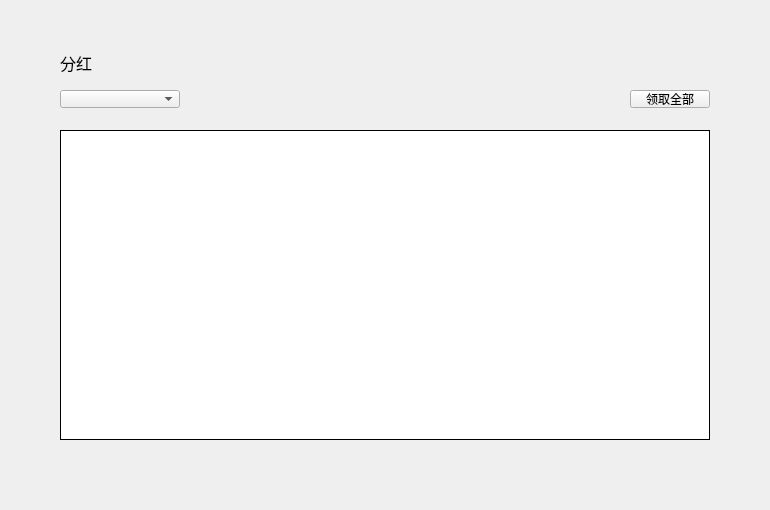
<?xml version="1.0" encoding="UTF-8"?>
<ui version="4.0">
 <class>BonusPage</class>
 <widget class="QWidget" name="BonusPage">
  <property name="geometry">
   <rect>
    <x>0</x>
    <y>0</y>
    <width>770</width>
    <height>510</height>
   </rect>
  </property>
  <property name="windowTitle">
   <string>Form</string>
  </property>
  <widget class="QComboBox" name="accountComboBox">
   <property name="geometry">
    <rect>
     <x>60</x>
     <y>90</y>
     <width>120</width>
     <height>18</height>
    </rect>
   </property>
   <property name="font">
    <font>
     <family>微软雅黑</family>
     <weight>50</weight>
     <bold>false</bold>
    </font>
   </property>
   <property name="focusPolicy">
    <enum>Qt::NoFocus</enum>
   </property>
   <property name="styleSheet">
    <string notr="true"/>
   </property>
  </widget>
  <widget class="QLabel" name="title_label">
   <property name="geometry">
    <rect>
     <x>60</x>
     <y>50</y>
     <width>120</width>
     <height>26</height>
    </rect>
   </property>
   <property name="font">
    <font>
     <family>微软雅黑</family>
     <pointsize>12</pointsize>
     <weight>50</weight>
     <italic>false</italic>
     <bold>false</bold>
    </font>
   </property>
   <property name="styleSheet">
    <string notr="true"/>
   </property>
   <property name="text">
    <string>分红</string>
   </property>
  </widget>
  <widget class="QTableWidget" name="bonusTableWidget">
   <property name="geometry">
    <rect>
     <x>60</x>
     <y>130</y>
     <width>650</width>
     <height>310</height>
    </rect>
   </property>
   <property name="cursor" stdset="0">
    <cursorShape>PointingHandCursor</cursorShape>
   </property>
   <property name="layoutDirection">
    <enum>Qt::LeftToRight</enum>
   </property>
   <property name="styleSheet">
    <string notr="true"/>
   </property>
   <property name="frameShape">
    <enum>QFrame::Box</enum>
   </property>
   <property name="frameShadow">
    <enum>QFrame::Plain</enum>
   </property>
   <property name="verticalScrollBarPolicy">
    <enum>Qt::ScrollBarAsNeeded</enum>
   </property>
   <property name="horizontalScrollBarPolicy">
    <enum>Qt::ScrollBarAlwaysOff</enum>
   </property>
   <property name="autoScroll">
    <bool>true</bool>
   </property>
   <property name="editTriggers">
    <set>QAbstractItemView::NoEditTriggers</set>
   </property>
   <property name="selectionMode">
    <enum>QAbstractItemView::NoSelection</enum>
   </property>
   <property name="iconSize">
    <size>
     <width>19</width>
     <height>12</height>
    </size>
   </property>
   <property name="showGrid">
    <bool>true</bool>
   </property>
   <property name="gridStyle">
    <enum>Qt::SolidLine</enum>
   </property>
   <attribute name="horizontalHeaderVisible">
    <bool>false</bool>
   </attribute>
   <attribute name="horizontalHeaderCascadingSectionResizes">
    <bool>false</bool>
   </attribute>
   <attribute name="horizontalHeaderHighlightSections">
    <bool>false</bool>
   </attribute>
   <attribute name="verticalHeaderVisible">
    <bool>false</bool>
   </attribute>
   <attribute name="verticalHeaderHighlightSections">
    <bool>false</bool>
   </attribute>
   <column>
    <property name="text">
     <string>币种</string>
    </property>
    <property name="font">
     <font>
      <family>微软雅黑</family>
     </font>
    </property>
    <property name="textAlignment">
     <set>AlignCenter</set>
    </property>
   </column>
   <column>
    <property name="text">
     <string>分红数量</string>
    </property>
    <property name="font">
     <font>
      <family>微软雅黑</family>
     </font>
    </property>
    <property name="textAlignment">
     <set>AlignCenter</set>
    </property>
   </column>
   <column>
    <property name="text">
     <string/>
    </property>
   </column>
  </widget>
  <widget class="QToolButton" name="obtainAllBtn">
   <property name="geometry">
    <rect>
     <x>630</x>
     <y>90</y>
     <width>80</width>
     <height>18</height>
    </rect>
   </property>
   <property name="font">
    <font>
     <family>微软雅黑</family>
     <weight>50</weight>
     <italic>false</italic>
     <bold>false</bold>
    </font>
   </property>
   <property name="cursor">
    <cursorShape>PointingHandCursor</cursorShape>
   </property>
   <property name="focusPolicy">
    <enum>Qt::NoFocus</enum>
   </property>
   <property name="styleSheet">
    <string notr="true"/>
   </property>
   <property name="text">
    <string>领取全部</string>
   </property>
  </widget>
 </widget>
 <resources/>
 <connections/>
</ui>
